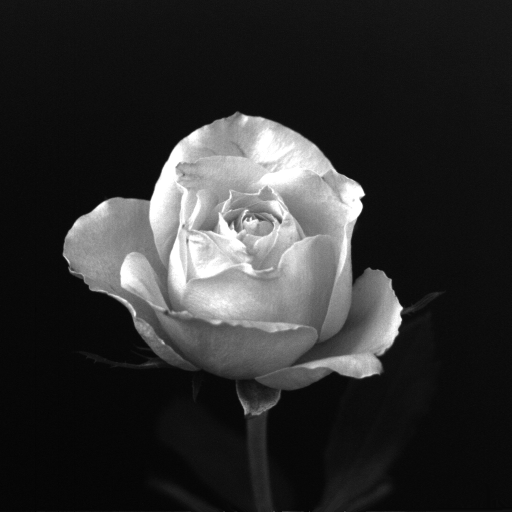
//> input picture Connected components of an image/sample_input.tif, 1024 x 1024 px (shown at 1/2 size)
$ ./histogram_normalization '../Connected components of an image/sample_input.tif'   (built with g++ and OpenCV 4)
//> lines starting //> are read from the running program, lines starting //| are printed output that depends on the picture
//g++ mask_averaging.cpp `pkg-config --cflags --libs opencv`
#include<iostream>
#include<opencv2/opencv.hpp>
//#include<opencv2/plot.hpp>
using namespace std;
using namespace cv;
void histogram(Mat image);

int main(int argc,char *argv[])
{
Mat image,res;
image=imread(argv[1],CV_LOAD_IMAGE_GRAYSCALE);
//> image is the input picture: 1024 rows x 1024 cols, CV_8UC1; min 0, max 255, mean 46.8
int i=0,j=0,i1=0,j1=0;
int num_pixels=image.rows*image.cols;
//> num_pixels = 1048576
float sum=0,probability[255]={0},probability2[255]={0},sk[255]={0};//since we take a 8-bit image
res= Mat::zeros(image.rows,image.cols,CV_8UC1);
uchar p;
imshow("orginal image: ",image);
histogram(image);
//> after the loop in histogram, `for(i=0;i<image.rows;i++)`: probability = 255 values, max 96990 at index 14, min 0 at index 18, mean 4052.5
//> after the loop in histogram, `for(int i = 0; i < 255; i++)`: probability = 255 values, max 1939.8 at index 14, min 0 at index 18, mean 81.05
//> after the loop in histogram, `for(int i = 0; i < 255; i++)`:
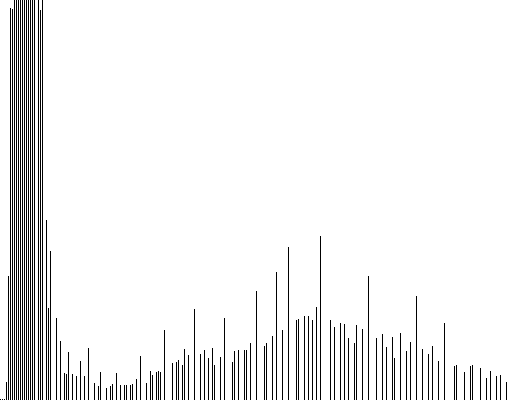
//> res: 400 rows x 512 cols, CV_8UC1; 94.2% white; black in thin lines or dots
//waitKey(0);
image.convertTo(image,CV_8UC1);

for(i=0;i<image.rows;i++)
	for(j=0;j<image.cols;j++)
		probability[image.at<uchar>(i,j)]++;   //in that location we increment the value by one
//> after the loop, probability = 255 values, max 96990 at index 14, min 0 at index 18, mean 4052.5

for(i=0;i<255;i++)
    	probability[i]=probability[i]/num_pixels;	       //we get the probability of the each pixel
//> after the loop, probability = 255 values, max 0.0925 at index 14, min 0 at index 18, mean 0.00386

//histogram equilazation
for (i1=0;i1<255;i1++)

	{
	sum=0;

  		for(j=0;j<i1;j++)
		sum+=probability[j];

	sk[i1]=sum*255	;
	}
//> this loop made 255 passes
//> sum on passes 1 to 3: 0, 1.24e-05, 1.53e-05
//> after the loop, sum = 0.986; sk = 255 values from 0 to 251.3

for(i=0;i<image.rows;i++)
	for(j=0;j<image.cols;j++)
		probability2[image.at<uchar>(i,j)]++;//=sk[image.at<uchar>(i,j)];   //in that location we increment the value by one
//> after the loop, probability2 = 255 values, max 96990 at index 14, min 0 at index 18, mean 4052.5


for(i=0;i<image.rows;i++)
	for(j=0;j<image.cols;j++)
		{
			res.at<uchar>(i,j)=sk[image.at<uchar>(i,j)];//=sk[image.at<uchar>(i,j)];   //in that location we increment the value by one];
		}
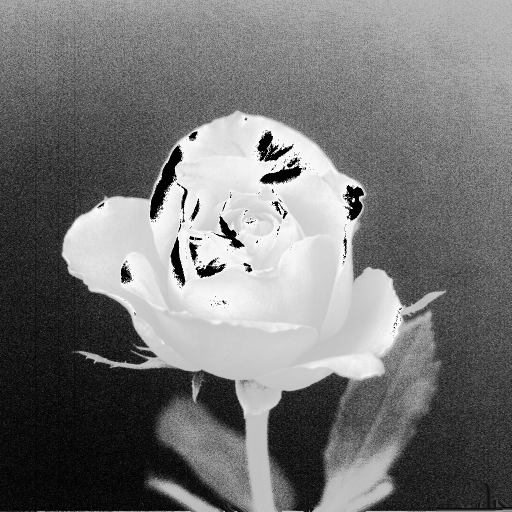
//> res: 1024 rows x 1024 cols, CV_8UC1 (shown at 1/2 size); min 0, max 251, mean 118.1

imshow("result",res);
histogram(res);
//> after the loop in histogram (call 2), `for(i=0;i<image.rows;i++)`: probability = 255 values, max 96990 at index 100, min 0 at index 2, mean 4112.1
//> after the loop in histogram (call 2), `for(int i = 0; i < 255; i++)`: probability = 255 values, max 1939.8 at index 100, min 0 at index 2, mean 82.24
//> after the loop in histogram (call 2), `for(int i = 0; i < 255; i++)`:
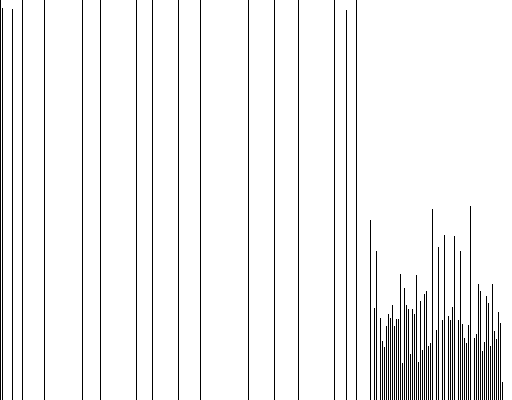
//> res: 400 rows x 512 cols, CV_8UC1; 94% white; black in thin lines or dots
waitKey(0);
return 0;
}


void histogram(Mat image)
{
int i=0,j=0,i1=0,j1=0,p1=0,q=0,s=0,q1=0;
int num_pixels=image.rows*image.cols;
float sum=0,probability[255]={0},probability2[255]={0},sk[255]={0};//since we take a 8-bit image

Mat res(400, 512, CV_8UC1, Scalar(255, 255, 255));
uchar p;
//show and convet the image to uchar image
image.convertTo(image,CV_8UC1);
//increment the value by one in the particular location
for(i=0;i<image.rows;i++)
	for(j=0;j<image.cols;j++)
		probability[image.at<uchar>(i,j)]++;

    for(int i = 0; i < 255; i++)
    {
        probability[i] = (probability[i]/50);//)*res.rows;
    }

// line function in opencv

   for(int i = 0; i < 255; i++)
    {
      line(res, Point((512/256)*(i), res.cols), Point((512/256)*(i), res.rows - probability[i]),Scalar(0,0,0), 1, 8, 0);
    }

imshow("histogram",res);
waitKey(0);
}
